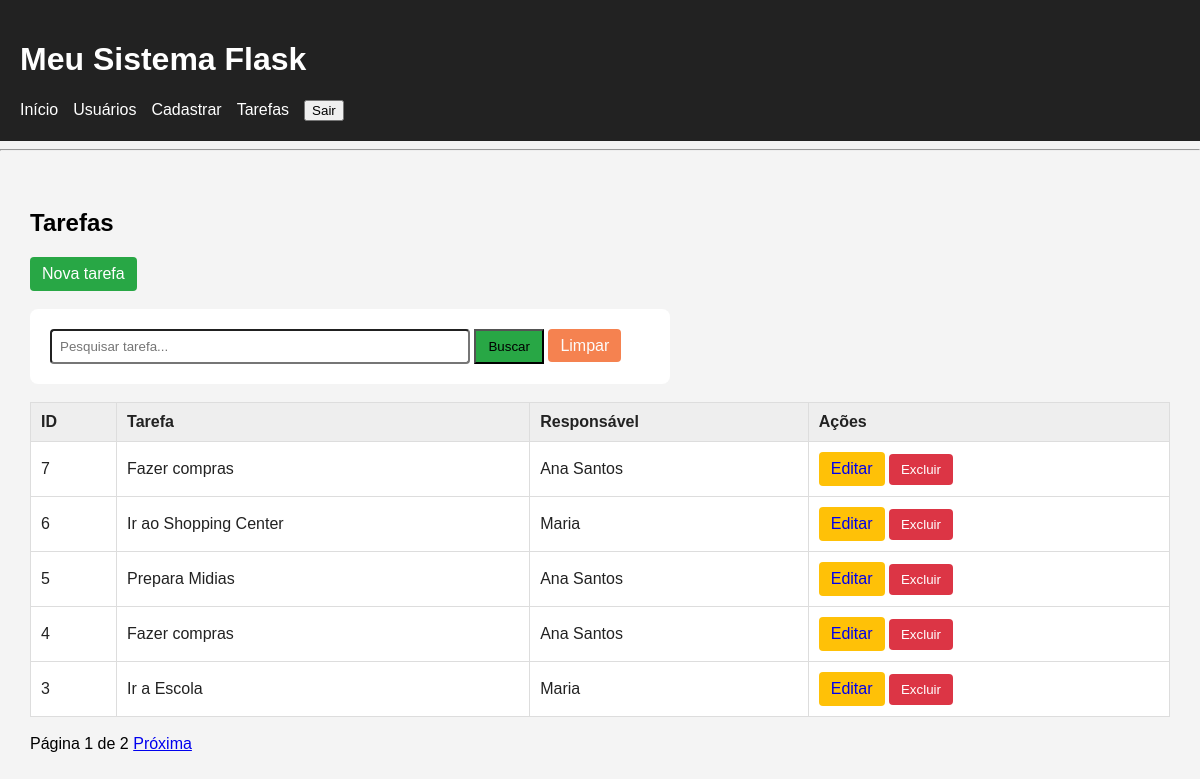
/tarefas (signed in), run on an earlier commit of the app's database.
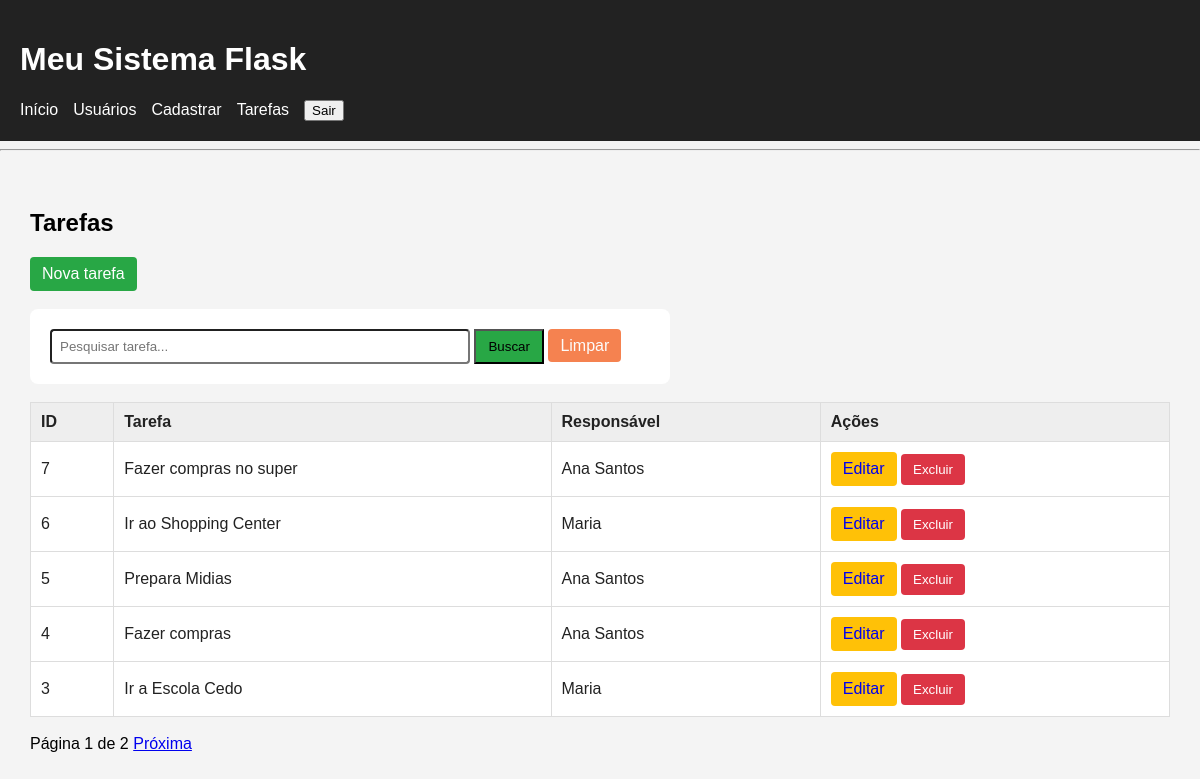
And on a later commit of the database.
### tables this page shows
CREATE TABLE tarefas (
                       id INTEGER PRIMARY KEY AUTOINCREMENT, 
                       titulo TEXT NOT NULL,
                       usuario_id INTEGER NOT NULL,
                       
                       FOREIGN KEY (usuario_id)
                       REFERENCES usuarios(id)
                   );

CREATE TABLE usuarios (
                       id  INTEGER PRIMARY KEY AUTOINCREMENT,
                       nome TEXT NOT NULL, 
                       email TEXT NOT NULL,
                       idade INTERGER,
                       cidade TEXT                       
                   );

### routes/tarefas.py (the view)
@tarefas_bp.route("/tarefas")
@login_required
def tarefas():
    busca = request.args.get(
        "busca",
        ""
    ).strip()
    pagina = request.args.get(
        "pagina",
        1,
        type=int
    )
    if pagina < 1:
        pagina = 1
    por_pagina = 5
    offset = (
        pagina - 1
    ) * por_pagina
    if busca:
        total = contar_tarefas_busca(
            busca
        )
        lista = buscar_tarefas_paginadas(
            busca,
            por_pagina,
            offset
        )
    else:
        total = contar_tarefas()
        lista = listar_tarefas_paginadas(
            por_pagina,
            offset
        )
    total_paginas = math.ceil(
        total / por_pagina
    )
    return render_template(
        "tarefas.html",
        tarefas=lista,
        busca=busca,
        pagina=pagina,
        total_paginas=total_paginas
    )

### auth_utils.py (called while the page is built, shortened)
def login_required(funcao):
    @wraps(funcao)
    def verificar_login(*args, **kwargs):
        return funcao(*args, **kwargs)
    return verificar_login

### banco.py (called while the page is built)
def conectar():
    conexao = sqlite3.connect("banco.db")
    conexao.row_factory = sqlite3.Row
    conexao.execute(
        "PRAGMA foreign_keys = ON"
    )
    return conexao

def listar_tarefas_paginadas(limite, offset):
    conexao = conectar()
    cursor = conexao.cursor()
    cursor.execute("""
                   SELECT
                        tarefas.id,
                        tarefas.titulo,
                        tarefas.usuario_id,
                        usuarios.nome AS usuario_nome
                    FROM tarefas

                    JOIN usuarios
                        ON tarefas.usuario_id = usuarios.id

                    ORDER BY tarefas.id DESC

                    LIMIT ?
                    OFFSET ?
                   """, (limite, offset))
    tarefas = cursor.fetchall()
    conexao.close()
    return tarefas

def contar_tarefas():
    conexao = conectar()
    cursor = conexao.cursor()
    cursor.execute("""
                   SELECT COUNT(*)
                   FROM tarefas
                   """)
    total = cursor.fetchone()[0]
    conexao.close()
    return total

### templates/tarefas.html (shortened to what this page needs)
{% extends "base.html" %}
{% block conteudo %}
<h2>Tarefas</h2>
<a href="{{ url_for('tarefas.cadastrar') }}" class="botao botao-novo">
    Nova tarefa
</a>
<br><br>
<form class="form-search" method="GET">
    <input type="text" name="busca" placeholder="Pesquisar tarefa..." value="{{busca}}">
    <button type="submit">Buscar</button>
    <a href="{{url_for('tarefas.tarefas')}}">Limpar</a>
</form>
<br>
<table class="tabela">
    <thead>
        <tr>
            <th>ID</th>
            <th>Tarefa</th>
            <th>Responsável</th>
            <th>Ações</th>
        </tr>
    </thead>
    <tbody>
        {% if tarefas %}
        {% for tarefa in tarefas %}
        <tr>
            <td>{{ tarefa.id }}</td>
            <td>
                {{ tarefa.titulo }}
            </td>
            <td>
                {{ tarefa.usuario_nome }}
            </td>
            <td>
                <a href="{{ url_for('tarefas.editar', id=tarefa.id) }}" class="botao botao-editar">
                    Editar
                </a>
                <form action="{{ url_for('tarefas.excluir', id=tarefa.id) }}" method="POST" class="form-excluir"
                    onsubmit="return confirm('Deseja realmente excluir esta tarefa?')">
                    <button type="submit" class="botao botao-excluir">
                        Excluir
                    </button>
                </form>
            </td>
        </tr>
        {% endfor %}
        {% else %}
        <tr>
            <td colspan="4">Nenhuma tarefa encontrada</td>
        </tr>
        {% endif %}
    </tbody>
</table>
<br>
<div class="paginacao">
    <span>
        Página {{pagina}}
        de {{total_paginas}}
    </span>
    {% if pagina < total_paginas %} <a href="{{ url_for(
            'tarefas.tarefas',
            busca=busca,
            pagina=pagina + 1
        ) }}">
        Próxima
        </a>
        {% endif %}
</div>
{% endblock %}

### templates/base.html (shortened to what this page needs)
<!DOCTYPE html>
<html lang="pt-br">
<head>
    <link rel="stylesheet" href="{{url_for('static', filename='css/style.css')}}">
</head>
<body>
    <header>
        <h1>Meu Sistema Flask</h1>
        <nav>
            <a href="{{ url_for('inicio') }}">
                Início
            </a>
            {% if session.get("conta_id") %}
            <a href="{{ url_for('usuarios.usuarios') }}">
                Usuários
            </a>
            <a href="{{ url_for('usuarios.cadastro') }}">
                Cadastrar
            </a>
            <a href="{{ url_for('tarefas.tarefas') }}">
                Tarefas
            </a>
            <form action="{{ url_for('auth.logout') }}" method="POST" >
                <button type="submit" >
                    Sair
                </button>
            </form>
            {% endif %}
        </nav>
    </header>
    <hr>
    <main>
        {% block conteudo %}
        {% endblock %}
    </main>
</body>
</html>

### static/css/style.css (style rules this page uses)
body { font-family: Arial, sans-serif; margin: 0; background-color: #f4f4f4; }
header { background-color: #222; color: white; padding: 20px; }
main { padding: 30px; }
nav { display: flex; gap: 15px; align-items: center; }
nav a { color: white; text-decoration: none; }
nav form { margin: 0; }
.form-search { background-color: white; padding: 20px; border-radius: 8px; max-width: 600px; }
.form-search input { width: 400px; padding: 8px; border-radius: 4px; }
.form-search button { padding: 8px 12px; background-color: #28a745; }
.form-search a { text-decoration: none; color: #fcfbfa; background-color: #f58250; padding: 8px 12px; border-radius: 4px; }
.tabela { width: 100%; border-collapse: collapse; background-color: white; }
.tabela th, .tabela td { border: 1px solid #ddd; padding: 10px; text-align: left; color: #222; }
.tabela th { background-color: #eee; }
.botao { display: inline-block; padding: 8px 12px; text-decoration: none; border: none; border-radius: 4px; cursor: pointer; }
.botao-editar { background-color: #ffc107; }
.botao-excluir { background-color: #dc3545; color: white; }
.botao-novo { background-color: #28a745; color: white; }
.form-excluir { display: inline; }

What changed in the data, as far as the page shows it:
changed tarefas id 7: titulo "Fazer compras" → "Fazer compras no super"
changed tarefas id 3: titulo "Ir a Escola" → "Ir a Escola Cedo"
